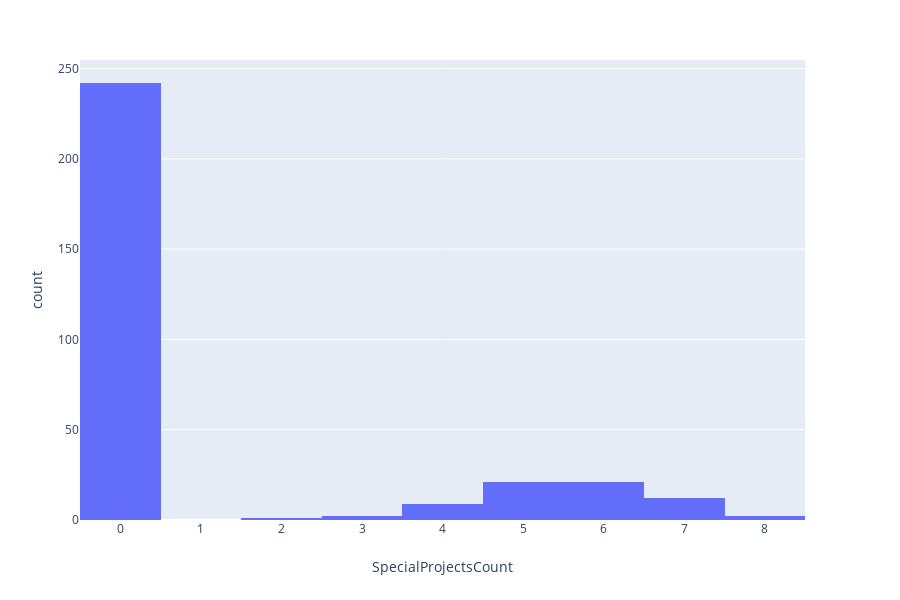

Notebook source saved alongside this figure:
### Code cell
# Proyectos especiales
px.histogram(df_pd, "SpecialProjectsCount", nbins=10)

### Figure 1 — Plotly figure (JSON) as saved in the notebook; plotly's stock layout.template omitted (floating-point values rounded to 4 significant figures; data arrays with more than 128 entries replaced by an {"elided": "..."} marker saying what was removed)
{"data": [{"alignmentgroup": "True", "bingroup": "x", "hoverlabel": {"namelength": 0}, "hovertemplate": "SpecialProjectsCount=%{x}<br>count=%{y}", "legendgroup": "", "marker": {"color": "#636efa"}, "name": "", "nbinsx": 10, "offsetgroup": "", "orientation": "v", "showlegend": false, "type": "histogram", "x": {"elided": "310 int values"}, "xaxis": "x", "yaxis": "y"}], "layout": {"barmode": "relative", "height": 600, "legend": {"tracegroupgap": 0}, "margin": {"t": 60}, "xaxis": {"anchor": "y", "domain": [0, 0.98], "title": {"text": "SpecialProjectsCount"}}, "yaxis": {"anchor": "x", "domain": [0, 1], "title": {"text": "count"}}}}
